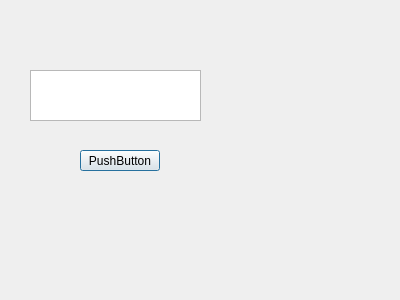
<?xml version="1.0" encoding="UTF-8"?>
<ui version="4.0">
 <class>MyDialog</class>
 <widget class="QDialog" name="MyDialog">
  <property name="geometry">
   <rect>
    <x>0</x>
    <y>0</y>
    <width>400</width>
    <height>300</height>
   </rect>
  </property>
  <property name="windowTitle">
   <string>Dialog</string>
  </property>
  <widget class="QPushButton" name="pushButton">
   <property name="geometry">
    <rect>
     <x>80</x>
     <y>150</y>
     <width>80</width>
     <height>21</height>
    </rect>
   </property>
   <property name="text">
    <string>PushButton</string>
   </property>
  </widget>
  <widget class="QTextEdit" name="textEdit">
   <property name="geometry">
    <rect>
     <x>30</x>
     <y>70</y>
     <width>171</width>
     <height>51</height>
    </rect>
   </property>
  </widget>
 </widget>
 <resources/>
 <connections/>
</ui>
